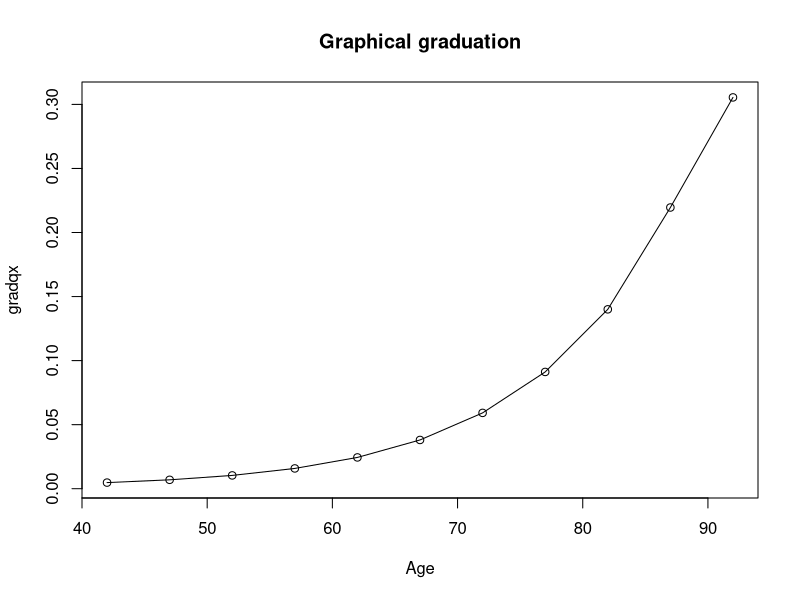

Recreate this plot in R.
## ---- chunk 1
Age_group=c("40-44","45-49","50-54","55-59","60-64","65-69","70-74","75-79","80-84","85-89","90-94")
Midpoint=c(42,47,52,57,62,67,72,77,82,87,92)
Ex=c(15518,19428,21594,21890,19174,15775,11414,6993,3276,1096,201)
ActD=c(65,144,219,378,465,557,685,644,471,217,67)
ExpD=c(73.9,134.6,223.9,346.3,468.1,600.2,675.5,637.4,458.7,240.6,61.4)
data.frame(Age_group,Ex,ActD,ExpD)
## ---- chunk 2
gradqx<-ExpD/Ex
z<-(ActD-ExpD)/((ExpD*(1-gradqx))^0.5)
z
plot(Midpoint,gradqx,xlab="Age",main="Graphical graduation")
lines(Midpoint,gradqx)
## ---- chunk 3
sum(z^2)>qchisq(0.95,11-1)
## ---- chunk 4

interval<-c("(–inf,–1)","(–1,0)","(0,1)","(1,inf)")
E<-c(1.44,3.06,	3.06,	1.44)
A<-c(3,2,5,1)
z2<-sum(((A-E)^2)/E)
data.frame(interval,E,A)
z2>qchisq(0.95,4-1)
## ---- chunk 5
z3<-sum(ActD-Ex*gradqx)/(sum((Ex*gradqx*(1-gradqx)))^0.5)
z3
z3>1.96
## ---- chunk 6
m<-length(z)
m
j<-length(z[z>0])
j
i<-length(z[z<0])
signtest<-function(k){((factorial(m)/(factorial(k)*factorial(m-k)))*(1/2)^m)-0.025}
uni1<-uniroot(signtest,interval=c(0,5))
k<-ceiling(uni1$root[[1]])
k
## ---- chunk 7
signtest(k)
j<k|j>m-k

## ---- chunk 8
z/abs(z)
n1<-4

groupsigntest<-function(g){(factorial(j-1)/(factorial(g-1)*factorial(j-g))*(factorial(i+1)/(factorial(g)*factorial(i+1-g)))/(factorial(i+j)/(factorial(i)*factorial(j))))}
## ---- chunk 9
groupsigntest(1)>0.05
groupsigntest(1)+groupsigntest(2)>0.05
n1<2
## ---- chunk 10
z1<-c()
z2<-c()
for(i in 1:m-1){z1[i]<-z[i]}
zbar1<-sum(z1)/(m-1)

for(i in 1:m-1){z2[i]<-z[i+1]}
zbar2<-sum(z2)/(m-1)

scstat<-((m-1)^0.5)*(sum((z1-zbar1)*(z2-zbar2)))/((sum((z1-zbar1)^2))*(sum((z2-zbar2)^2)))^0.5
scstat>1.64

